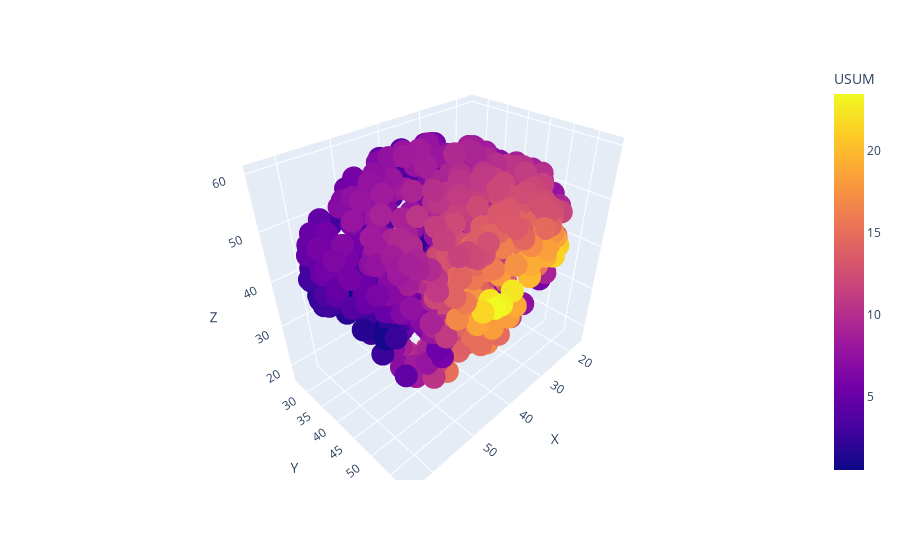

Source (notebook cell):
### Code cell
px.scatter_3d(aux_plot,x="X",y="Y",z="Z",color="USUM")

### Figure 1 — Plotly figure (JSON) as saved in the notebook; plotly's stock layout.template omitted (floating-point values rounded to 4 significant figures; data arrays with more than 128 entries replaced by an {"elided": "..."} marker saying what was removed)
{"data": [{"hovertemplate": "X=%{x}<br>Y=%{y}<br>Z=%{z}<br>USUM=%{marker.color}<extra></extra>", "legendgroup": "", "marker": {"color": {"elided": "699 float values"}, "coloraxis": "coloraxis", "symbol": "circle"}, "mode": "markers", "name": "", "scene": "scene", "showlegend": false, "type": "scatter3d", "x": {"elided": "699 float values"}, "y": {"elided": "699 float values"}, "z": {"elided": "699 float values"}}], "layout": {"coloraxis": {"colorbar": {"title": {"text": "USUM"}}, "colorscale": [[0, "#0d0887"], [0.1111, "#46039f"], [0.2222, "#7201a8"], [0.3333, "#9c179e"], [0.4444, "#bd3786"], [0.5556, "#d8576b"], [0.6667, "#ed7953"], [0.7778, "#fb9f3a"], [0.8889, "#fdca26"], [1, "#f0f921"]]}, "legend": {"tracegroupgap": 0}, "margin": {"t": 60}, "scene": {"domain": {"x": [0, 1], "y": [0, 1]}, "xaxis": {"title": {"text": "X"}}, "yaxis": {"title": {"text": "Y"}}, "zaxis": {"title": {"text": "Z"}}}}}
